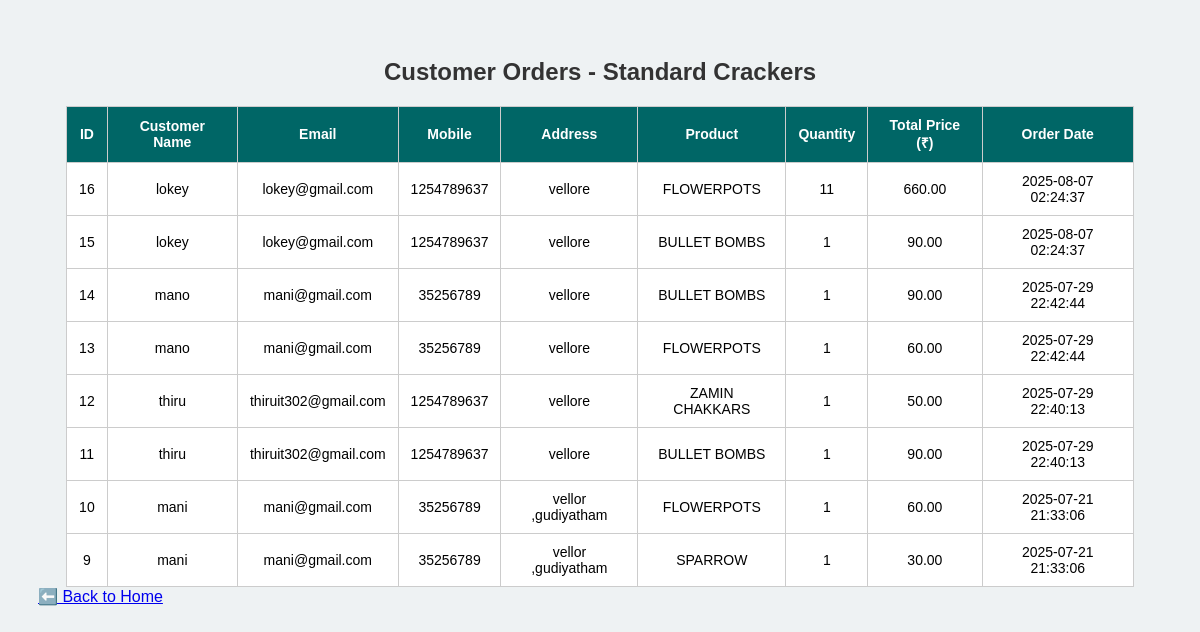
Screenshot of /view_products.php with the database file from the repository.
### tables this page shows
CREATE TABLE `orders` (
  `id` int(11) NOT NULL,
  `customer_name` varchar(100) NOT NULL,
  `customer_email` varchar(100) NOT NULL,
  `product_name` varchar(100) NOT NULL,
  `quantity` int(11) NOT NULL,
  `total_price` decimal(10,2) NOT NULL,
  `order_date` datetime DEFAULT current_timestamp(),
  `customer_mobile` varchar(15) NOT NULL,
  `customer_address` text NOT NULL
);

### view_products.php (the view, shortened to what this page needs)
<?php
$conn = new mysqli("sql313.infinityfree.com", "if0_39529878", "thirumalai98765", "if0_39529878_standard_crackers");
$sql = "SELECT id, customer_name, customer_email, product_name, quantity, total_price, order_date, customer_mobile, customer_address FROM orders ORDER BY id DESC";
$result = $conn->query($sql);
?>
<!DOCTYPE html>
<html>
<head>
</head>
<body>
<h2>Customer Orders - Standard Crackers</h2>
<table>
    <tr>
        <th>ID</th>
        <th>Customer Name</th>
        <th>Email</th>
        <th>Mobile</th>
        <th>Address</th>
        <th>Product</th>
        <th>Quantity</th>
        <th>Total Price (₹)</th>
        <th>Order Date</th>
    </tr>
    <?php
    if ($result && $result->num_rows > 0) {
        while($row = $result->fetch_assoc()) {
            echo "<tr>
                <td>{$row['id']}</td>
                <td>{$row['customer_name']}</td>
                <td>{$row['customer_email']}</td>
                <td>{$row['customer_mobile']}</td>
                <td>{$row['customer_address']}</td>
                <td>{$row['product_name']}</td>
                <td>{$row['quantity']}</td>
                <td>{$row['total_price']}</td>
                <td>{$row['order_date']}</td>
            </tr>";
        }
    } else {
        echo "<tr><td colspan='9'>No orders found.</td></tr>";
    }
    ?>
</table>
<a href="index.php" class="btn btn-secondary mt-3">⬅️ Back to Home</a>
</body>
</html>

### view_products.php (style rules this page uses)
body { font-family: Arial, sans-serif; background: #eef2f3; padding: 30px; }
h2 { text-align: center; color: #333; }
table { width: 95%; margin: auto; border-collapse: collapse; background: #fff; }
th, td { padding: 10px 12px; border: 1px solid #ccc; text-align: center; font-size: 14px; }
th { background-color: #006666; color: #fff; }

### rows the page displays
orders: id "16", customer_name "lokey", customer_email "lokey@gmail.com", customer_mobile "1254789637", customer_address "vellore", product_name "FLOWERPOTS", quantity "11", total_price "660.00", order_date "2025-08-07 02:24:37"
orders: id "15", customer_name "lokey", customer_email "lokey@gmail.com", customer_mobile "1254789637", customer_address "vellore", product_name "BULLET BOMBS", quantity "1", total_price "90.00", order_date "2025-08-07 02:24:37"
orders: id "14", customer_name "mano", customer_email "mani@gmail.com", customer_mobile "35256789", customer_address "vellore", product_name "BULLET BOMBS", quantity "1", total_price "90.00", order_date "2025-07-29 22:42:44"
orders: id "13", customer_name "mano", customer_email "mani@gmail.com", customer_mobile "35256789", customer_address "vellore", product_name "FLOWERPOTS", quantity "1", total_price "60.00", order_date "2025-07-29 22:42:44"
orders: id "12", customer_name "thiru", customer_email "thiruit302@gmail.com", customer_mobile "1254789637", customer_address "vellore", product_name "ZAMIN CHAKKARS", quantity "1", total_price "50.00", order_date "2025-07-29 22:40:13"
orders: id "11", customer_name "thiru", customer_email "thiruit302@gmail.com", customer_mobile "1254789637", customer_address "vellore", product_name "BULLET BOMBS", quantity "1", total_price "90.00", order_date "2025-07-29 22:40:13"
orders: id "10", customer_name "mani", customer_email "mani@gmail.com", customer_mobile "35256789", customer_address "vellor ,gudiyatham", product_name "FLOWERPOTS", quantity "1", total_price "60.00", order_date "2025-07-21 21:33:06"
orders: id "9", customer_name "mani", customer_email "mani@gmail.com", customer_mobile "35256789", customer_address "vellor ,gudiyatham", product_name "SPARROW", quantity "1", total_price "30.00", order_date "2025-07-21 21:33:06"
